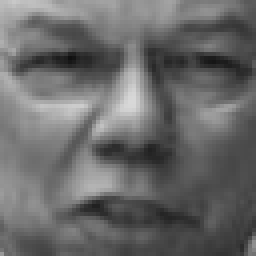
#> input picture lfwcrop_grey/dataset/training/face1/Colin_Powell_0009.pgm, 64 x 64 px (shown 4 times larger); its folder holds only this picture in this run
$ python featureExtractor.py
#> lines starting #> are read from the running program, lines starting #| are printed output that depends on the picture
### code/DataLoader.py
from PIL import Image, ImageEnhance
import numpy as np
import os
import configure

class DataLoaderHelper:
    #saves an image
    # [6 lines left out: function save_image, not called in this run]

    # function path_conj(pathname) takes pathname and takes all image names from pathname
    # directory, and joins them into one path
    # return list of all paths in pathname directory
    @staticmethod
    def path_conj(pathname):
        pathtrain = pathname
        filestrain = os.listdir(pathtrain)
        train_list_file = [os.path.join(pathtrain, f) for f in filestrain]
        file_list = train_list_file
        return file_list

    # function load_images(file_list) opens all images from file_list and
    # preprocesses them with contrast manipulation and normalization
    # from [0, 255] -> [0, 1]
    @staticmethod
    def load_images(file_list):
        return_list = []
        for file_name in file_list:
            with Image.open(file_name) as image:
                # image contrast enhancer
#> image is the input picture: PIL image 64x64 L; min 16, max 216, mean 105.3
                im_enh = ImageEnhance.Contrast(image)
                image = im_enh.enhance(5.0)
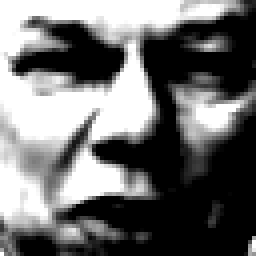
#> image: PIL image 64x64 L (shown 4 times larger); min 0, max 255, mean 110.9
                #im_sharp = ImageEnhance.Sharpness(image)
                #image = im_sharp.enhance(5.0)
                return_list.append(np.array(image)/255)
        return return_list

    # function getImagePaths(mode) takes argument mode = {training, testing}
    # returns list of paths to faces directories
    @staticmethod
    def getImagePaths(mode):
        return ["../lfwcrop_grey/dataset/" + mode + "/face1/",
            "../lfwcrop_grey/dataset/" + mode + "/face2/",
            "../lfwcrop_grey/dataset/" + mode + "/face3/",
            "../lfwcrop_grey/dataset/" + mode + "/face4/",
            "../lfwcrop_grey/dataset/" + mode + "/face5/"]
           # "../lfwcrop_grey/dataset/" + mode + "/unknown_faces/",
            #"../lfwcrop_grey/dataset/" + mode + "/resized background 64x64/"]

class DataLoader:
    def __init__(self, mode):
                     # 0   1   2   3   4  u    b
        self.images = [[], [], [], [], []]# [], []]
        self.all_faces = [] #0 1 2 3 4 lica
        self.mode = mode

    def load_all_images(self):
        paths = DataLoaderHelper.getImagePaths(self.mode)
        for i in range(len(paths)):
            file_list = DataLoaderHelper.path_conj(paths[i])
            self.images[i] = DataLoaderHelper.load_images(file_list)
#> pass 2 of the loop in load_all_images, `for i in range(len(paths)):`:
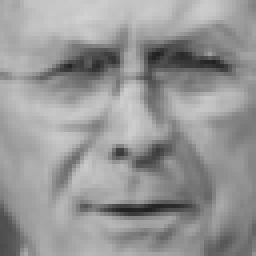
#> input picture lfwcrop_grey/dataset/training/face2/Donald_Rumsfeld_0006.pgm, 64 x 64 px (shown 4 times larger)
#> in load_images, image is the input picture: PIL image 64x64 L; min 32, max 209, mean 150.6
#> in load_images (call 2), `image = im_enh.enhance(5.0)`:
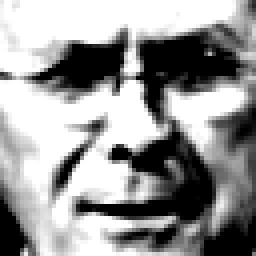
#> image: PIL image 64x64 L (shown 4 times larger); min 0, max 255, mean 151.9

        self.all_faces = np.concatenate((self.images[0], self.images[1], self.images[2], self.images[3], self.images[4]))# self.images[5]))


# [2 lines that do not run on import are left out]

### code/configure.py
class Config:
    def __init__(self, learningRate, noOfEpochs, noOfHidNeur, noOfEigenValues):
        self.modeTrain = "training"
        self.modeTest = "testing"
        self.noOfNNOutputs = 6
        self.learningRate = learningRate
        self.noOfEpochs = noOfEpochs
        self.noOfHidNeur = noOfHidNeur
        self.noOfEigenValues = noOfEigenValues

def setUpConfig(learningRate, noOfEpochs, noOfHidNeur, noOfEigenValues):
    global config_global
    config_global = Config(learningRate, noOfEpochs, noOfHidNeur, noOfEigenValues)

### code/featureExtractor.py
import numpy as np
import configure
from PIL import Image
from matplotlib import pyplot as plt
from numpy import linalg as LA
from DataLoader import DataLoaderHelper

class FeatureExtractor():

    def __init__(self, eigenfaces_url, average_face_url):
        self.eigenfaces = np.loadtxt(eigenfaces_url, delimiter=',')
        self.average_face = np.loadtxt(average_face_url, delimiter=',')

    #generate dataset of images for neural network
    def generate_dataset(self, images):
        dataset = []
        self.features_reduced = self.eigenfaces[:, -configure.config_global.noOfEigenValues:]
        for data_class in range(len(images)):
            class_images = images[data_class]
            for image in class_images:
                features = self.extract_features(image, transposed = False)
                dataset += [np.append(features, data_class)]
        return np.vstack(dataset)

    #extract eigen features from images
    def extract_features(self, image_matrix, **kwargs):
        features = (image_matrix.flatten() - self.average_face) @ self.features_reduced
        if kwargs['transposed'] == True:
            return np.transpose(features)
        return features

#creates eigenfaces and average face
def extract_eigenfaces(number_of_eigenfaces, list_of_face_matrices):
    # flatten 2d image and stack into matrix
    faces_matrix = np.vstack([face_matrix.flatten() for face_matrix in list_of_face_matrices])
    # sum all images vertically and divide by num_of_images
    average_face = np.sum(faces_matrix, axis = 0)/np.size(faces_matrix, axis = 0)
    # subtract average_face from all faces in faces_matrix
    diffrences_matrix = np.vstack([face - average_face for face in faces_matrix])
    DataLoaderHelper.save_image(average_face, "avg_face")
    covarience_matrix = np.cov(diffrences_matrix.T)
    eigen_val, eigen_vecs = LA.eigh(covarience_matrix)
    for i in range (1,20):
        DataLoaderHelper.save_image(eigen_vecs[:,-i] + np.amin(eigen_vecs), "eigenface"+str(i))
    return eigen_vecs, average_face

if __name__ == "__main__":
    from DataLoader import DataLoader
    configure.setUpConfig(0.05,1000,50,50)
    dl = DataLoader(configure.config_global.modeTrain)
#> (the run stopped early here; a loop or call above may not have finished)
